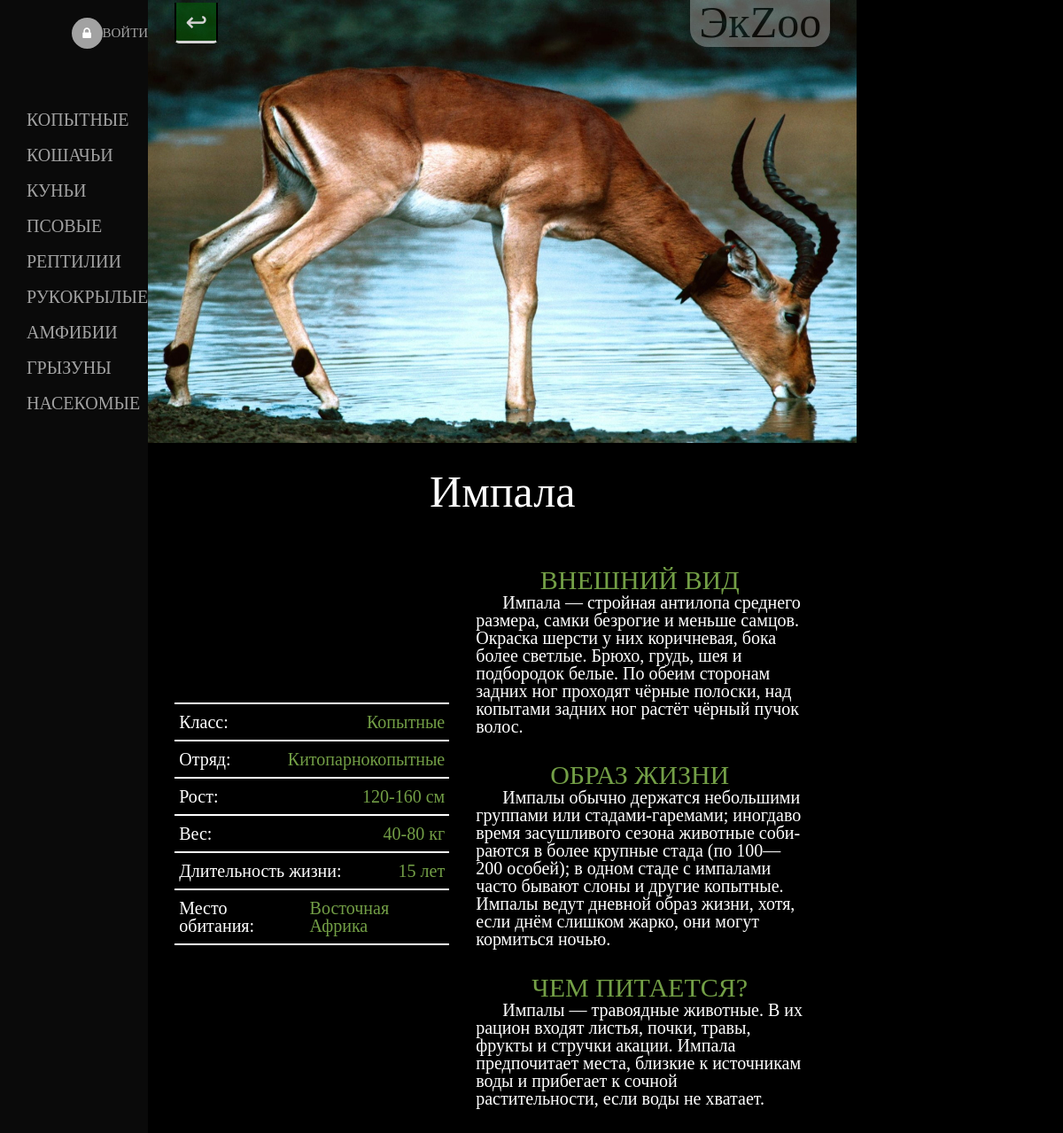
The page /PHP/show-more.php?id=1 on the database its author committed.
### tables this page shows
CREATE TABLE `animals` (
  `ID_animal` int NOT NULL,
  `Pictures` varchar(200) NOT NULL,
  `Short_info` varchar(400) NOT NULL,
  `Name` varchar(40) NOT NULL,
  `Class` varchar(40) NOT NULL,
  `Kind` varchar(40) NOT NULL,
  `Height` varchar(10) NOT NULL,
  `Weight` varchar(10) NOT NULL,
  `Food` varchar(1000) NOT NULL,
  `Life_span` varchar(10) NOT NULL,
  `appearance` varchar(3000) NOT NULL,
  `lifestyle_info` varchar(3000) NOT NULL,
  `ID_habitats` int NOT NULL
);

CREATE TABLE `habitats` (
  `ID_habitats` int NOT NULL,
  `Habitat` varchar(20) NOT NULL
);

### PHP/connect.php (called while the page is built, shortened)
<?
$host = 'localhost';
$db = 'экzoo';
$user = 'root';
$pass = '';
$charset = 'utf8';
$dsn = "mysql:host=$host;dbname=$db;charset=$charset";
$opt = array (
    PDO::ATTR_ERRMODE => PDO::ERRMODE_EXCEPTION,
    PDO::ATTR_DEFAULT_FETCH_MODE => PDO::FETCH_ASSOC,
    PDO::ATTR_EMULATE_PREPARES => false,
);
$pdo = new PDO($dsn, $user, $pass, $opt);
function get_animal_by_id($id){
	global $pdo;
	$singles = $pdo->query("select * from `animals` where `Id_animal` = '$id'");
	foreach($singles as $single){
		return $single;
	}
}
function get_habitat_by_id($id){
	global $pdo;
	$habitats = $pdo->query("select * from `habitats` where `Id_habitats` = '$id'");
	foreach($habitats as $habitat){
		return $habitat["Habitat"];
	}
}
?>

### PHP/show-more.php (the view, shortened to what this page needs)
<?
	require_once('connect.php');
	$single = get_animal_by_id($_GET['id']);
	$habitat_name = get_habitat_by_id($single['ID_habitats']);
?>
<html lang="ru">
<head>
	<link rel="stylesheet" href="../css/style-allPage__show-more.css">
	<link rel="stylesheet" type="text/css" href="../css/media.css">
</head>
<body>
	<div class="wrapper">
		<div class="two-blocks">
			<div class="left-block">
				<div class="navigation-menu">
				<?
					if($_SESSION['autorized'] == true){
						echo "<div class='user-name'>Ваш логин:"."<br>".$_SESSION['login']."</div><div class='authorization-state'><i class='fa fa-lock'></i><a href='../PHP/logout.php'>Выйти</a></div>";
					}else{
						echo "<div class='user-name'><div class='authorization-state'><i class='fa fa-lock'></i><a href='../PHP/login.php'>Войти</a></div></div>";
					}
				?>
					<ul class="menu">
						<a href="../pages/ungulates.php"><li class="list-menu">копытные</li></a>
						<a href="../pages/catlike.php"><li class="list-menu">кошачьи</li></a>
						<a href="../pages/kynie.php"><li class="list-menu">куньи</li></a>
						<a href="../pages/doglike.php"><li class="list-menu">псовые</li></a>
						<a href="../pages/reptiles.php"><li class="list-menu">рептилии</li></a>
						<a href="../pages/cheiroptera.php"><li class="list-menu">рукокрылые</li></a>
						<a href="../pages/amphibians.php"><li class="list-menu">амфибии</li></a>
						<a href="../pages/rodents.php"><li class="list-menu">грызуны</li></a>
						<a href="../pages/arthropods.php"><li class="list-menu">насекомые</li></a>
					</ul>
				</div>
			</div>
			<div class="right-block">
				<div class="header" style="background-image: url(<?php echo $single['Pictures']; ?>);">
					<div class="content-top">
						<div><a href="javascript:history.back()" class="comeback">&#8617;</a></div>
						<h1><a href="../index.php" class="name-site">ЭкZoo</a></h1>
					</div>
				</div>
				<div class="content">
					<h1 class="name-animal_title"><?php echo $single['Name']; ?></h1>
					<div class="content__two-blocks">
						<div class="content__left-block">
							<div class="info-table">
								<div class="table__row">
									<div class="row__text">Класс: </div>
									<div class="row__content"><?php echo $single['Class']; ?></div>
								</div>
								<div class="table__row">
									<div class="row__text">Отряд: </div>
									<div class="row__content"><?php echo $single['Kind']; ?></div>
								</div>
								<div class="table__row">
									<div class="row__text">Рост: </div>
									<div class="row__content"><?php echo $single['Height']; ?></div>
								</div>
								<div class="table__row">
									<div class="row__text">Вес: </div>
									<div class="row__content"><?php echo $single['Weight']; ?></div>
								</div>
								<div class="table__row">
									<div class="row__text">Длительность жизни: </div>
									<div class="row__content"><?php echo $single['Life_span']; ?></div>
								</div>
								<div class="table__row">
									<div class="row__text">Место обитания: </div>
									<div class="row__content"><?php echo $habitat_name; ?></div>
								</div>
							</div>
						</div>
						<div class="content__right-block1">
							<p class="animal-info__text">внешний вид</p>
							<p class="animal-info__subtext"><?php echo $single['appearance']; ?></p>
							<p class="animal-info__text">образ жизни</p>
							<p class="animal-info__subtext"><?php echo $single['lifestyle_info']; ?></p>
							<p class="animal-info__text">чем питается?</p>
							<p class="animal-info__subtext"><?php echo $single['Food']; ?></p>
						</div>
					</div>
				</div>
			</div>
		</div>
	</div>
</body>
</html>

### css/style-allPage__show-more.css (style rules this page uses)
* { padding: 0; margin: 0; border: 0; box-sizing: border-box; }
*, *:before, *:after { box-sizing: border-box; }
html, body { height: 100%; width: 100%; font-size: 100%; line-height: 1; font-size: 14px; -ms-text-size-adjust: 100%; -moz-text-size-adjust: 100%; -webkit-text-size-adjust: 100%; }
a, a:visited { text-decoration: none; }
ul li { list-style: none; }
h1, h2, h3, h4, h5, h6 { font-size: inherit; font-weight: 400; }
body { background-color: #000; color: #fff; font-family: "EB Garamond", serif; }
.comeback { font-size: 30px; color: #D5D4D4; user-select: none; background: rgba(0,100,0,0.5); border-radius: 0 0 5px 5px; border-left: 2px solid #000; border-right: 2px solid #000; border-bottom: 3px solid #D5D4D4; padding: 5px 10px; }
.name-site { font-size: 50px; color: #000; user-select: none; padding: 0 10px; background: #fff; border-radius: 0 0 20px 20px; opacity: 30%; }
.wrapper { max-width: 1250px; margin: 0 auto; }
.two-blocks { display: flex; }
.wrapper .two-blocks .left-block { text-transform: uppercase; font-size: 20px; background-color: #0a0a0a; padding-left: 30px; }
.navigation-menu { display: flex; flex-direction: column; justify-content: center; }
.user-name { margin: 10px 0 10px; word-wrap: break-word; font-size: 15px; }
.authorization-state { display: flex; justify-content: flex-end; align-items: center; margin: 10px 0 50px; border-radius: 30px 0 0 30px; }
.authorization-state a { padding: 7px 0; color: #a2a2a2; }
.fa-lock { display: flex; justify-content: center; align-items: center; width: 35px; height: 35px; border-radius: 50%; background: #a2a2a2; }
.menu a { color: #a2a2a2; user-select: none; }
.menu .list-menu { padding: 10px 0; }
.wrapper .two-blocks .right-block { font-size: 10px; }
.wrapper .two-blocks .right-block .header { display: flex; flex-direction: column; justify-content: space-between; width: 1095px; height: 700px; padding: 0 30px 30px; background-repeat: no-repeat; background-size: 100% 100%; }
.content-top { display: flex; justify-content: space-between; align-items: center; }
.content { padding: 30px; }
.name-animal_title { font-size: 50px; text-align: center; }
.content__two-blocks { display: flex; margin-top: 30px; }
.content__left-block { display: flex; flex-direction: column; justify-content: center; }
.info-table { width: 310px; }
.table__row { display: flex; justify-content: space-between; border-top: 2px solid #fff; }
.table__row:last-child { border-bottom: 2px solid #fff; }
.row__text, .row__content { font-size: 20px; padding: 10px 5px; }
.row__content { color: #739f46; }
.content__right-block1 { padding: 0 30px; }
.animal-info__text { text-transform: uppercase; text-align: center; font-size: 30px; margin-top: 30px; color: #739f46; }
.animal-info__subtext { font-size: 20px; text-indent: 1.5em; }

### css/media.css (style rules this page uses)
@media (max-width: 1270px) { .wrapper .two-blocks .right-block .header { width: 800px; height: 500px; } }
@media (max-width: 1270px) { .wrapper .two-blocks .right-block { width: 800px; } }

### rows shown on the page
animals: Pictures (picture), Name "Импала", Class "Копытные", Kind "Китопарнокопытные", Height "120-160 см", Weight "40-80 кг", Life_span "15 лет", ID_habitats.Habitat "Восточная Африка", appearance "Импала — стройная антилопа среднего размера, самки безрогие и меньше самцов. Окраска шерсти у них коричневая, бока более светлые. Брюхо, грудь, шея и подбородок белые. По обеим сторонам задних ног проходят чёрные полоски, над копытами задних ног растёт чёрный пучок волос.", lifestyle_info "Импалы обычно дер­жат­ся не­боль­ши­ми груп­па­ми или ста­да­ми-га­ре­ма­ми; ино­гдаво время засушливого сезона животные со­би­ра­ют­ся в бо­лее круп­ные ста­да (по 100—200 осо­бей); в од­ном ста­де с импалами час­то бы­ва­ют сло­ны и другие ко­пыт­ные. Импалы ведут дневной образ жизни, хотя, если днём слишком жарко, они могут кормиться ночью.", Food "Импалы — травоядные животные. В их рацион входят листья, почки, травы, фрукты и стручки акации. Импала предпочитает места, близкие к источникам воды и прибегает к сочной растительности, если воды не хватает."
